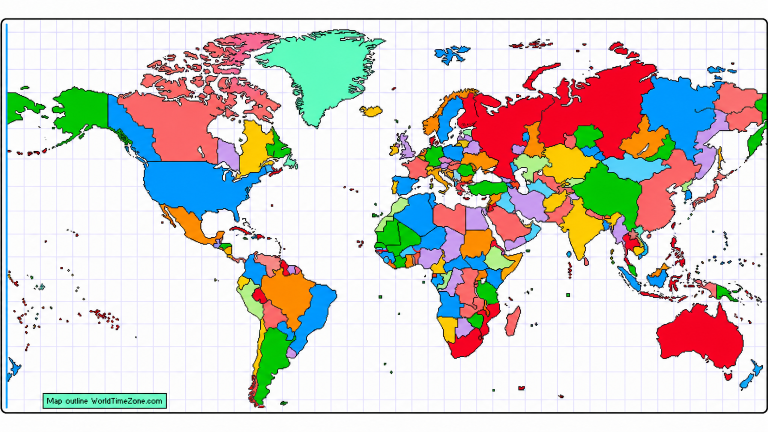
#> input picture artifacts/runs/world-map-recolor-v001/pass1-openai-gpt-image-2.png, 1536 x 864 px (shown at 1/2 size)
$ python finish_map.py pass1-openai-gpt-image-2.png pass2-openai-gpt-image-2.png out.png
#> lines starting #> are read from the running program, lines starting #| are printed output that depends on the picture; after the words box and inside, x2 and y2 are one past the last pixel; in counts of white or black regions, pixels touching at a corner belong together
"""Deterministic finishing for the recolored map.

Usage: python3 finish_map.py CANDIDATE.png SOURCE_16x9_FULL.png OUT_PREFIX

1. Restore the source's dark-grey ocean zone-boundary lines onto the candidate
   as pale grey (#d0d0d0), only where the candidate shows background (white
   ocean or lavender grid) — nothing is painted over land, outlines or frame.
2. Crop the white padding bands by locating the black frame's top and bottom.
3. Save OUT_PREFIX-final.png and a 3x review sheet of the restored lines.
"""

import sys
import numpy as np
from PIL import Image

cand = Image.open(sys.argv[1]).convert("RGB")
#> cand is the input picture: PIL image 1536x864 RGB; mean R, G, B 210.9, 206.9, 202.8
src = Image.open(sys.argv[2]).convert("RGB")
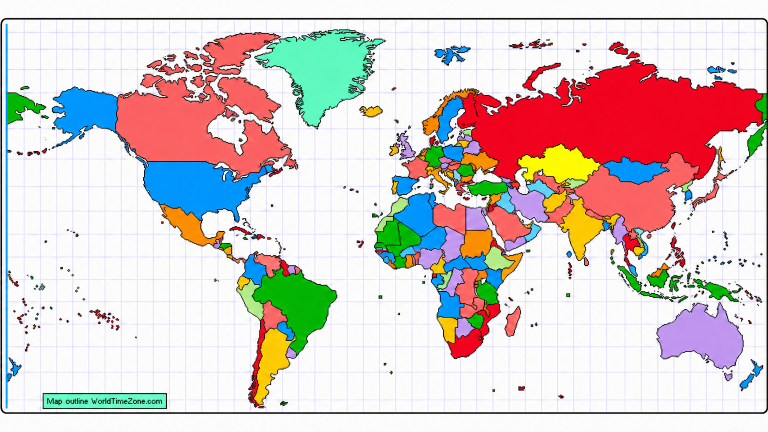
#> input picture artifacts/runs/world-map-recolor-v001/pass2-openai-gpt-image-2.png, 1536 x 864 px (shown at 1/2 size)
#> src is the input picture: PIL image 1536x864 RGB; mean R, G, B 215.8, 201.6, 200.2
out = sys.argv[3]
W, H = cand.size
#> W = 1536; H = 864
sw, sh = src.size
#> sw = 1536; sh = 864

# --- 1. grey-line mask from the source --------------------------------------
s = np.asarray(src).astype(np.int16)
# the zone lines are one exact colour (#8b8c8a); anti-aliased text and badge
# edges are greyish but not this neutral, so a tight window rejects them
target = np.array([0x8B, 0x8C, 0x8A], dtype=np.int16)
grey = (np.abs(s - target) <= 10).all(axis=2)
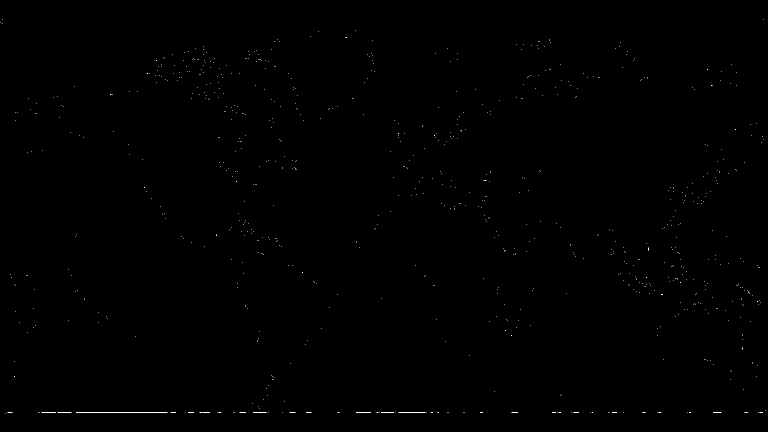
#> grey: shape (864, 1536) bool (shown at 1/2 size); 0.11% white in thin lines or dots
# keep only line-like components: long and thin. Glyph and box ghosts are
# small or boxy; zone lines are hundreds of px long and ~1 px wide.
from scipy import ndimage  # noqa: E402
labels, n = ndimage.label(grey, structure=np.ones((3, 3)))
#> labels: shape (864, 1536) int32; 778 distinct labels, from 0 to 777
#> n = 777
keep = np.zeros(n + 1, dtype=bool)
for i, sl in enumerate(ndimage.find_objects(labels), start=1):
    hgt = sl[0].stop - sl[0].start
    wid = sl[1].stop - sl[1].start
    count = int((labels[sl] == i).sum())
    thin = count <= 0.06 * hgt * wid + 3 * max(hgt, wid)
    keep[i] = max(hgt, wid) >= 60 and thin
#> this loop made 777 passes
#> (hgt, wid, count) on passes 1 to 3: (1, 1, 1), (1, 1, 1), (1, 1, 1)
grey = keep[labels]
#> grey: shape (864, 1536) bool; 0.01% white in thin lines or dots, all inside (x1, y1, x2, y2) = (152, 824, 335, 825)
print("grey components kept:", int(keep.sum()), "of", n)
#| grey components kept: 1 of 777
mask = Image.fromarray((grey * 255).astype(np.uint8))
mask = mask.resize((W, H), Image.BOX)                            # box average
m = np.asarray(mask) > 90                                        # thin, single-px lines

c = np.asarray(cand).copy()
r, g, b = c[..., 0].astype(int), c[..., 1].astype(int), c[..., 2].astype(int)
background = ((r > 225) & (g > 225) & (b > 225)) | ((r > 195) & (g > 195) & (b > r) & (b > g))
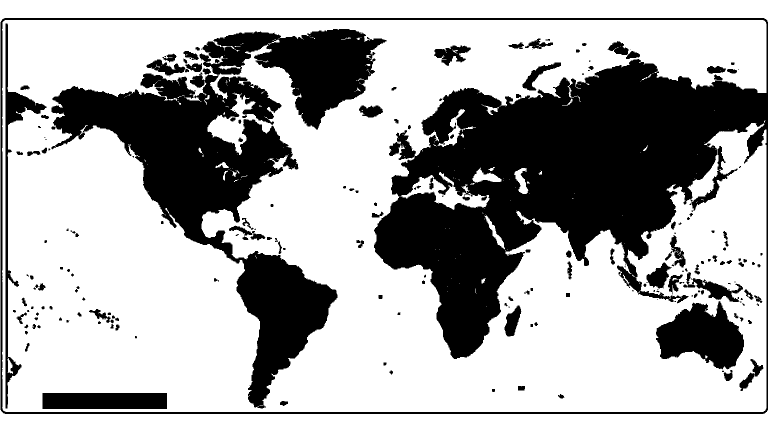
#> background: shape (864, 1536) bool (shown at 1/2 size); 66.9% white; 226 black regions (71 under 20 px), largest, box (x1, y1, x2, y2) and area: (1, 36, 1536, 828) 237790, (103, 58, 773, 817) 146109, (1312, 602, 1488, 739) 15025
paint = m & background
#> paint: shape (864, 1536) bool; every value is 0
LINE = (0xB8, 0xB8, 0xB8)   # lighter than the source's #8b8c8a, still readable on white
c[paint] = LINE
restored = Image.fromarray(c)
print("grey-line pixels restored:", int(paint.sum()), "of mask", int(m.sum()))
#| grey-line pixels restored: 0 of mask 183

# --- 2. crop to the black frame ---------------------------------------------
dark_rows = ((c.astype(int).sum(axis=2) < 120).sum(axis=1) > W * 0.5)
rows = np.where(dark_rows)[0]
#> rows = [37, 38, 825, 826]
top, bottom = int(rows.min()), int(rows.max())
#> top = 37; bottom = 826
final = restored.crop((0, max(0, top - 1), W, min(H, bottom + 2)))
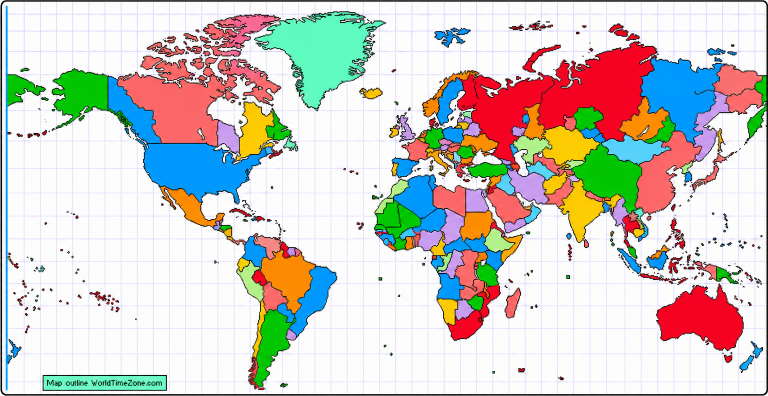
#> final: PIL image 1536x792 RGB (shown at 1/2 size); mean R, G, B 207, 202.7, 198.3
final.save(f"{out}-final.png")
print("frame rows", top, bottom, "-> final size", final.size)
#| frame rows 37 826 -> final size (1536, 792)

# --- 3. review sheet ---------------------------------------------------------
box = (int(W * 0.30), int(H * 0.45), int(W * 0.62), int(H * 0.95))
#> box = (460, 388, 952, 820)
a = cand.crop(box); bimg = restored.crop(box)
a = a.resize((a.width * 3, a.height * 3), Image.NEAREST); bimg = bimg.resize((bimg.width * 3, bimg.height * 3), Image.NEAREST)
#> after `a = a.resize((a.width * 3, a.height * 3), Image.NEAREST)`:
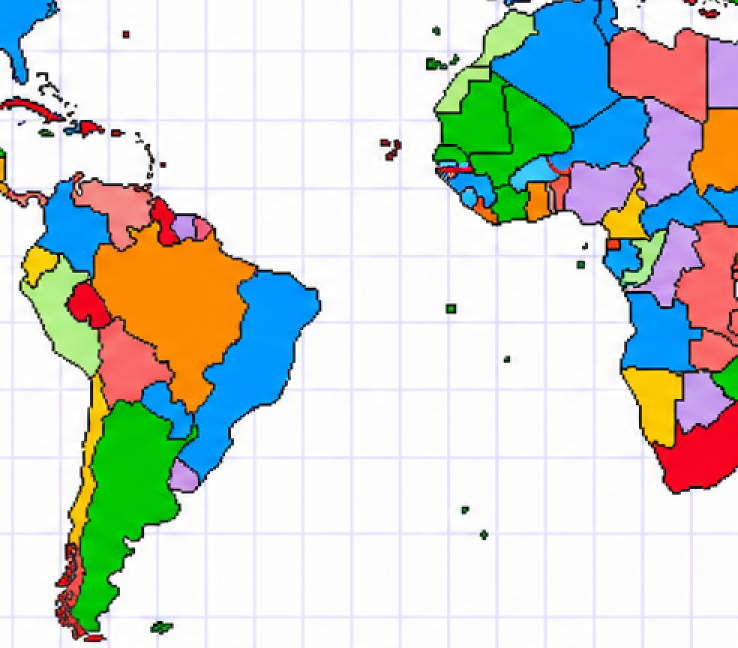
#> a: PIL image 1476x1296 RGB (shown at 1/2 size); mean R, G, B 204.3, 210.9, 204.5
sheet = Image.new("RGB", (a.width * 2 + 12, a.height), (40, 40, 40)); sheet.paste(a, (0, 0)); sheet.paste(bimg, (a.width + 12, 0))
#> after `sheet = Image.new('RGB', (a.width * 2 + 12, a.height), (40, 40, 40))`: sheet: PIL image 2964x1296 RGB; every value is 40
#> after `sheet.paste(a, (0, 0))`:
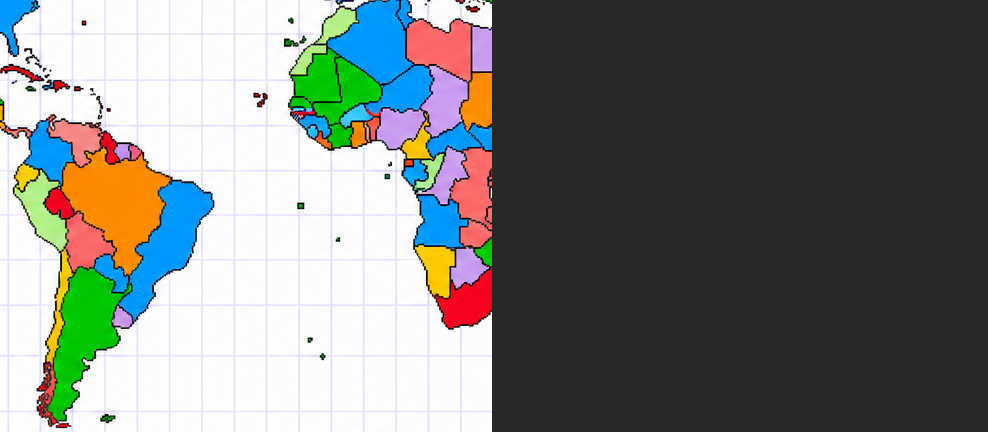
#> sheet: PIL image 2964x1296 RGB (shown at 1/3 size); mean R, G, B 121.8, 125.1, 121.9
#> after `sheet.paste(bimg, (a.width + 12, 0))`:
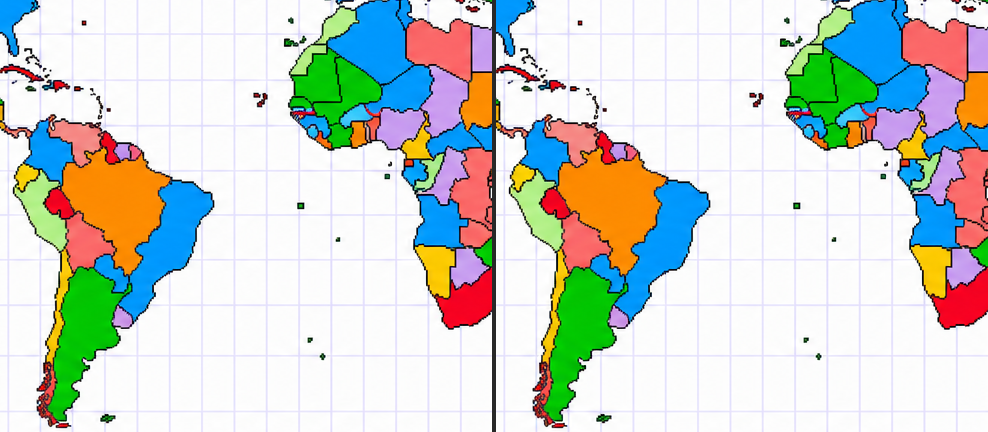
#> sheet: PIL image 2964x1296 RGB (shown at 1/3 size); mean R, G, B 203.6, 210.2, 203.8
sheet.save(f"{out}-lines-review.png"); print("review sheet", sheet.size)
#| review sheet (2964, 1296)
